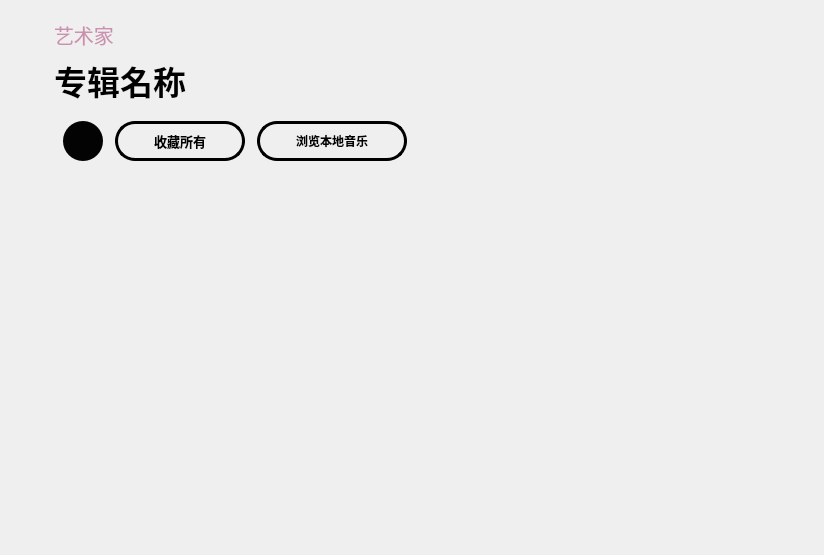
<?xml version="1.0" encoding="UTF-8"?>
<ui version="4.0">
 <class>AlbumView</class>
 <widget class="QWidget" name="AlbumView">
  <property name="geometry">
   <rect>
    <x>0</x>
    <y>0</y>
    <width>824</width>
    <height>555</height>
   </rect>
  </property>
  <property name="sizePolicy">
   <sizepolicy hsizetype="Preferred" vsizetype="Preferred">
    <horstretch>0</horstretch>
    <verstretch>0</verstretch>
   </sizepolicy>
  </property>
  <property name="minimumSize">
   <size>
    <width>0</width>
    <height>0</height>
   </size>
  </property>
  <property name="mouseTracking">
   <bool>true</bool>
  </property>
  <property name="windowTitle">
   <string>Form</string>
  </property>
  <layout class="QHBoxLayout" name="horizontalLayout" stretch="0,1">
   <item>
    <widget class="QLabel" name="albumDisplay">
     <property name="sizePolicy">
      <sizepolicy hsizetype="Preferred" vsizetype="Minimum">
       <horstretch>0</horstretch>
       <verstretch>0</verstretch>
      </sizepolicy>
     </property>
     <property name="minimumSize">
      <size>
       <width>0</width>
       <height>300</height>
      </size>
     </property>
     <property name="maximumSize">
      <size>
       <width>16777215</width>
       <height>16777215</height>
      </size>
     </property>
     <property name="baseSize">
      <size>
       <width>300</width>
       <height>0</height>
      </size>
     </property>
     <property name="styleSheet">
      <string notr="true">background-color: transparent;
</string>
     </property>
     <property name="text">
      <string/>
     </property>
     <property name="scaledContents">
      <bool>false</bool>
     </property>
     <property name="alignment">
      <set>Qt::AlignCenter</set>
     </property>
    </widget>
   </item>
   <item>
    <widget class="QWidget" name="contentContainer" native="true">
     <property name="sizePolicy">
      <sizepolicy hsizetype="Minimum" vsizetype="Preferred">
       <horstretch>0</horstretch>
       <verstretch>0</verstretch>
      </sizepolicy>
     </property>
     <property name="minimumSize">
      <size>
       <width>500</width>
       <height>0</height>
      </size>
     </property>
     <property name="mouseTracking">
      <bool>true</bool>
     </property>
     <layout class="QVBoxLayout" name="verticalLayout" stretch="1,1,0,0">
      <property name="sizeConstraint">
       <enum>QLayout::SetMinimumSize</enum>
      </property>
      <property name="leftMargin">
       <number>30</number>
      </property>
      <item>
       <widget class="QLabel" name="artist">
        <property name="sizePolicy">
         <sizepolicy hsizetype="Preferred" vsizetype="Maximum">
          <horstretch>0</horstretch>
          <verstretch>0</verstretch>
         </sizepolicy>
        </property>
        <property name="palette">
         <palette>
          <active>
           <colorrole role="WindowText">
            <brush brushstyle="SolidPattern">
             <color alpha="255">
              <red>204</red>
              <green>144</green>
              <blue>175</blue>
             </color>
            </brush>
           </colorrole>
           <colorrole role="Text">
            <brush brushstyle="SolidPattern">
             <color alpha="255">
              <red>192</red>
              <green>132</green>
              <blue>161</blue>
             </color>
            </brush>
           </colorrole>
           <colorrole role="PlaceholderText">
            <brush brushstyle="SolidPattern">
             <color alpha="128">
              <red>192</red>
              <green>132</green>
              <blue>161</blue>
             </color>
            </brush>
           </colorrole>
          </active>
          <inactive>
           <colorrole role="WindowText">
            <brush brushstyle="SolidPattern">
             <color alpha="255">
              <red>204</red>
              <green>144</green>
              <blue>175</blue>
             </color>
            </brush>
           </colorrole>
           <colorrole role="Text">
            <brush brushstyle="SolidPattern">
             <color alpha="255">
              <red>192</red>
              <green>132</green>
              <blue>161</blue>
             </color>
            </brush>
           </colorrole>
           <colorrole role="PlaceholderText">
            <brush brushstyle="SolidPattern">
             <color alpha="128">
              <red>192</red>
              <green>132</green>
              <blue>161</blue>
             </color>
            </brush>
           </colorrole>
          </inactive>
          <disabled>
           <colorrole role="WindowText">
            <brush brushstyle="SolidPattern">
             <color alpha="255">
              <red>120</red>
              <green>120</green>
              <blue>120</blue>
             </color>
            </brush>
           </colorrole>
           <colorrole role="Text">
            <brush brushstyle="SolidPattern">
             <color alpha="255">
              <red>120</red>
              <green>120</green>
              <blue>120</blue>
             </color>
            </brush>
           </colorrole>
           <colorrole role="PlaceholderText">
            <brush brushstyle="SolidPattern">
             <color alpha="128">
              <red>0</red>
              <green>0</green>
              <blue>0</blue>
             </color>
            </brush>
           </colorrole>
          </disabled>
         </palette>
        </property>
        <property name="font">
         <font>
          <pointsize>15</pointsize>
         </font>
        </property>
        <property name="mouseTracking">
         <bool>true</bool>
        </property>
        <property name="toolTip">
         <string>艺术家</string>
        </property>
        <property name="text">
         <string>艺术家</string>
        </property>
       </widget>
      </item>
      <item>
       <widget class="QLabel" name="albumName">
        <property name="sizePolicy">
         <sizepolicy hsizetype="Preferred" vsizetype="Maximum">
          <horstretch>0</horstretch>
          <verstretch>0</verstretch>
         </sizepolicy>
        </property>
        <property name="font">
         <font>
          <pointsize>25</pointsize>
          <weight>75</weight>
          <bold>true</bold>
         </font>
        </property>
        <property name="mouseTracking">
         <bool>true</bool>
        </property>
        <property name="toolTip">
         <string>专辑名称</string>
        </property>
        <property name="text">
         <string>专辑名称</string>
        </property>
       </widget>
      </item>
      <item>
       <widget class="QWidget" name="albumOps" native="true">
        <property name="sizePolicy">
         <sizepolicy hsizetype="Preferred" vsizetype="Minimum">
          <horstretch>0</horstretch>
          <verstretch>0</verstretch>
         </sizepolicy>
        </property>
        <property name="minimumSize">
         <size>
          <width>0</width>
          <height>60</height>
         </size>
        </property>
        <property name="mouseTracking">
         <bool>true</bool>
        </property>
        <layout class="QHBoxLayout" name="horizontalLayout_2" stretch="0,0,0,0">
         <property name="spacing">
          <number>12</number>
         </property>
         <property name="topMargin">
          <number>10</number>
         </property>
         <property name="bottomMargin">
          <number>10</number>
         </property>
         <item>
          <widget class="QPushButton" name="playall">
           <property name="sizePolicy">
            <sizepolicy hsizetype="Fixed" vsizetype="Fixed">
             <horstretch>0</horstretch>
             <verstretch>0</verstretch>
            </sizepolicy>
           </property>
           <property name="minimumSize">
            <size>
             <width>40</width>
             <height>40</height>
            </size>
           </property>
           <property name="toolTip">
            <string>从第一个开始播放</string>
           </property>
           <property name="styleSheet">
            <string notr="true">#playall{
background-color: rgb(3, 3, 3);
border-radius:20px;
}
#playall:hover{
background-color:rgb(85, 85, 85);
}
#playall:pressed{
background-color:rgb(0,0,0);
}</string>
           </property>
           <property name="text">
            <string/>
           </property>
           <property name="icon">
            <iconset resource="player-assets.qrc">
             <normaloff>:/mplayer/play_w_fill.svg</normaloff>:/mplayer/play_w_fill.svg</iconset>
           </property>
          </widget>
         </item>
         <item>
          <widget class="QPushButton" name="loveall">
           <property name="sizePolicy">
            <sizepolicy hsizetype="Preferred" vsizetype="Fixed">
             <horstretch>0</horstretch>
             <verstretch>0</verstretch>
            </sizepolicy>
           </property>
           <property name="minimumSize">
            <size>
             <width>130</width>
             <height>40</height>
            </size>
           </property>
           <property name="font">
            <font>
             <pointsize>10</pointsize>
             <weight>75</weight>
             <bold>true</bold>
             <kerning>true</kerning>
            </font>
           </property>
           <property name="styleSheet">
            <string notr="true">#loveall{
border-radius:20px;
border-color: rgb(0,0,0);
border-style:solid;
border-width:3px;
}
#loveall:hover{
	background-color: rgba(225, 225, 225, 100);
}
#loveall:pressed{
	background-color: rgba(222, 222, 222, 120);
}</string>
           </property>
           <property name="text">
            <string>收藏所有</string>
           </property>
           <property name="icon">
            <iconset resource="player-assets.qrc">
             <normaloff>:/mplayer/heart.svg</normaloff>:/mplayer/heart.svg</iconset>
           </property>
          </widget>
         </item>
         <item>
          <widget class="QPushButton" name="browseLocal">
           <property name="minimumSize">
            <size>
             <width>150</width>
             <height>40</height>
            </size>
           </property>
           <property name="font">
            <font>
             <weight>75</weight>
             <bold>true</bold>
            </font>
           </property>
           <property name="styleSheet">
            <string notr="true">#browseLocal{
border-radius:20px;
border-color: rgb(0,0,0);
border-style:solid;
border-width:3px;
}
#browseLocal:hover{
	background-color: rgba(225, 225, 225, 100);
}
#browseLocal:pressed{
	background-color: rgba(222, 222, 222, 120);
}</string>
           </property>
           <property name="text">
            <string>浏览本地音乐</string>
           </property>
           <property name="icon">
            <iconset resource="player-assets.qrc">
             <normaloff>:/mplayer/folder.svg</normaloff>:/mplayer/folder.svg</iconset>
           </property>
          </widget>
         </item>
         <item>
          <spacer name="horizontalSpacer">
           <property name="orientation">
            <enum>Qt::Horizontal</enum>
           </property>
           <property name="sizeHint" stdset="0">
            <size>
             <width>0</width>
             <height>20</height>
            </size>
           </property>
          </spacer>
         </item>
        </layout>
       </widget>
      </item>
      <item>
       <widget class="QListWidget" name="musicList">
        <property name="sizePolicy">
         <sizepolicy hsizetype="Preferred" vsizetype="Expanding">
          <horstretch>0</horstretch>
          <verstretch>0</verstretch>
         </sizepolicy>
        </property>
        <property name="minimumSize">
         <size>
          <width>0</width>
          <height>0</height>
         </size>
        </property>
        <property name="maximumSize">
         <size>
          <width>16777215</width>
          <height>16777215</height>
         </size>
        </property>
        <property name="mouseTracking">
         <bool>true</bool>
        </property>
        <property name="styleSheet">
         <string notr="true">QListWidget,QListWidget *{
background:transparent;
border:none;
outline:none;
}

QListWidget::item:hover{
border-left:3px solid rgba(255, 200, 255, 100);
}

QListWidget::item:selected{
border-left:3px solid rgb(255, 221, 225);
}

QScrollBar{
border:none;
	background-color: transparent;
width:8px;
}
QScrollBar::handle{
border-radius:4px;
background-color:rgba(62,62,62,160);
}
QScrollBar::add-line{
background:none;
border:none;
}
QScrollBar::sub-line{
background:none;
border:none;
}
QScrollBar::add-page{
background:none;
border:none;
}
QScrollBar::sub-page{
background:none;
border:none;
}
QScrollBar:hover{
	background-color: rgba(234, 234, 234, 120);
}
QScrollBar::handle:hover{
	background-color: rgb(81, 81, 81);
}</string>
        </property>
       </widget>
      </item>
     </layout>
    </widget>
   </item>
  </layout>
 </widget>
 <resources>
  <include location="player-assets.qrc"/>
 </resources>
 <connections/>
</ui>
